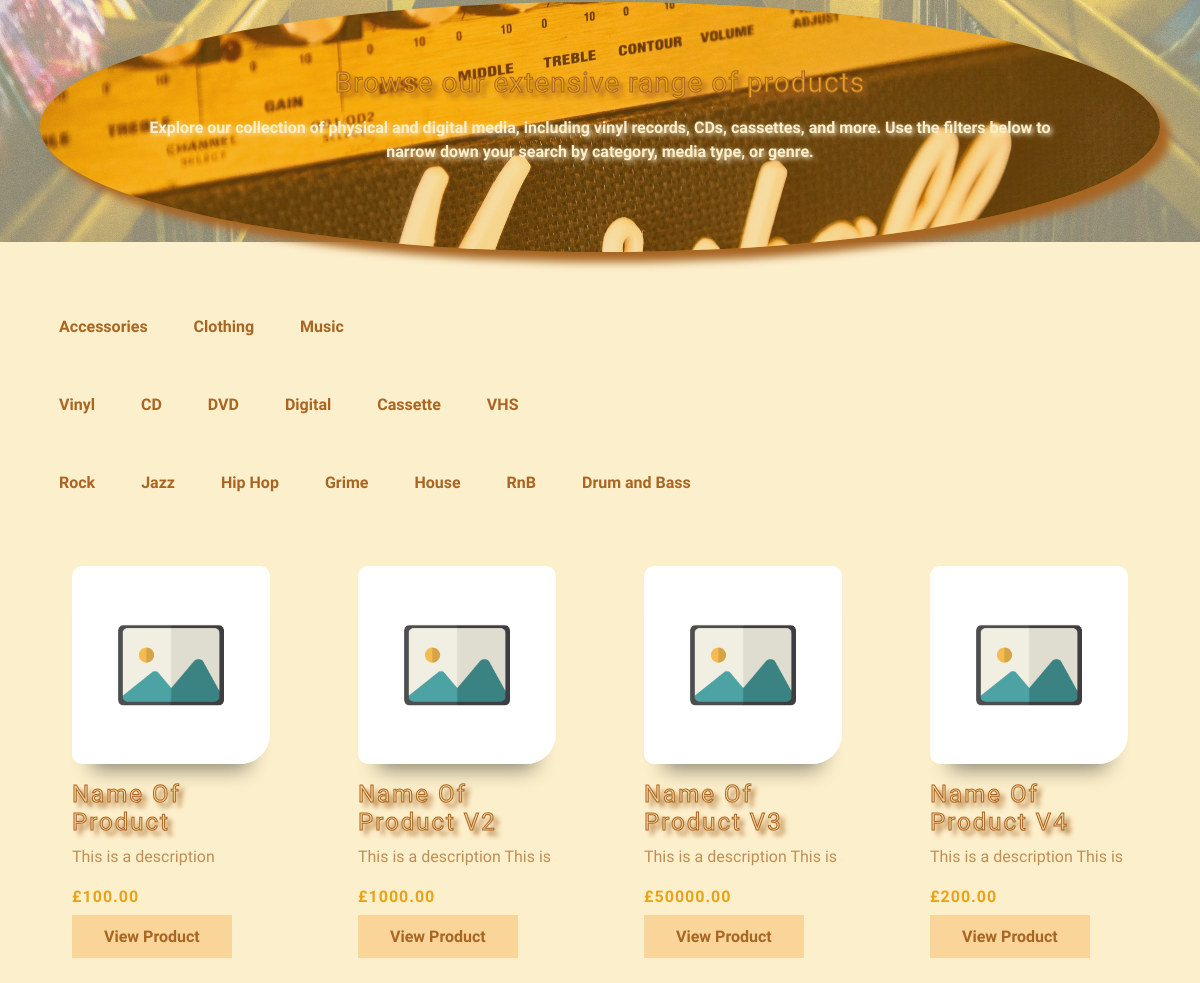
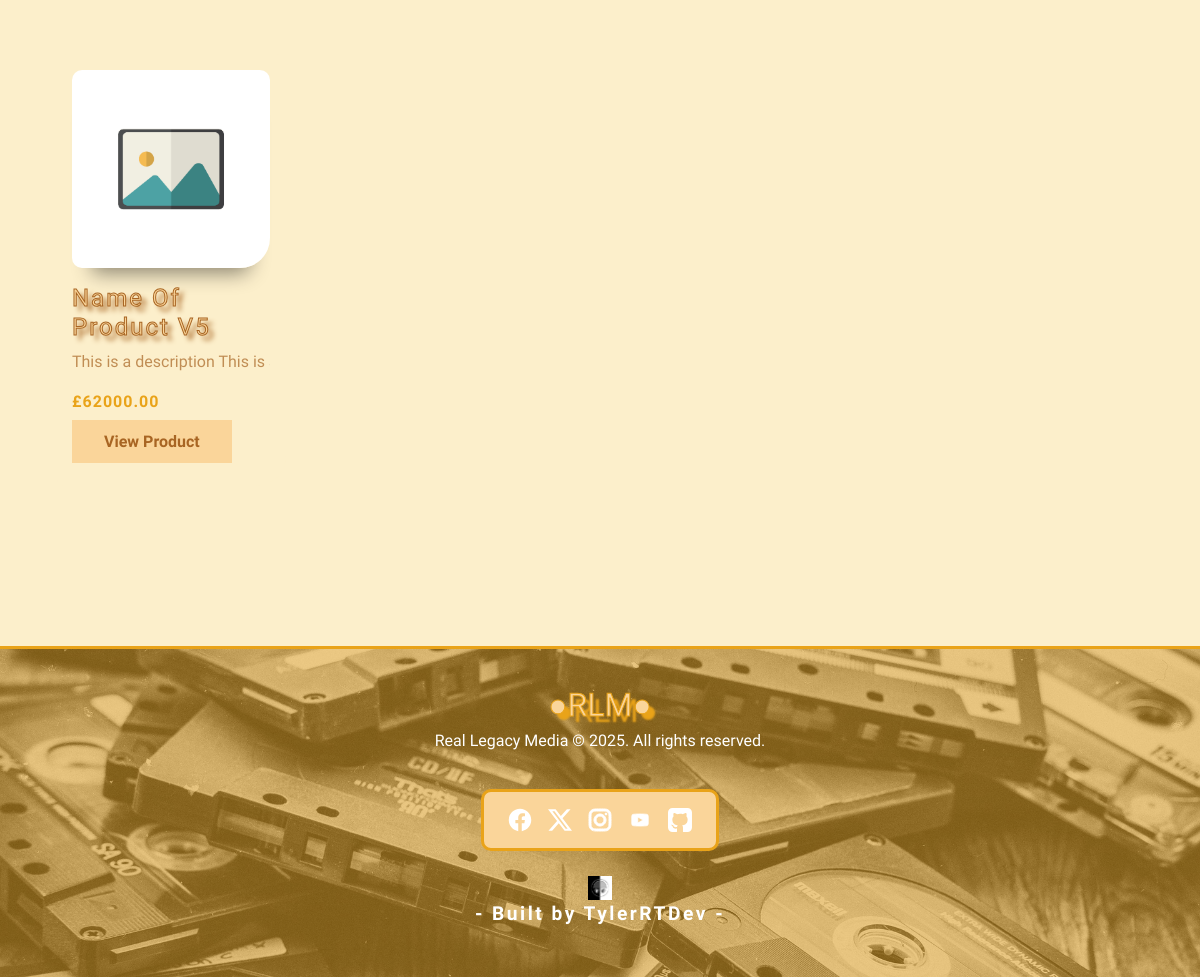
Before: /products/ (lower part) with the older database file (2 pictures, top to bottom).
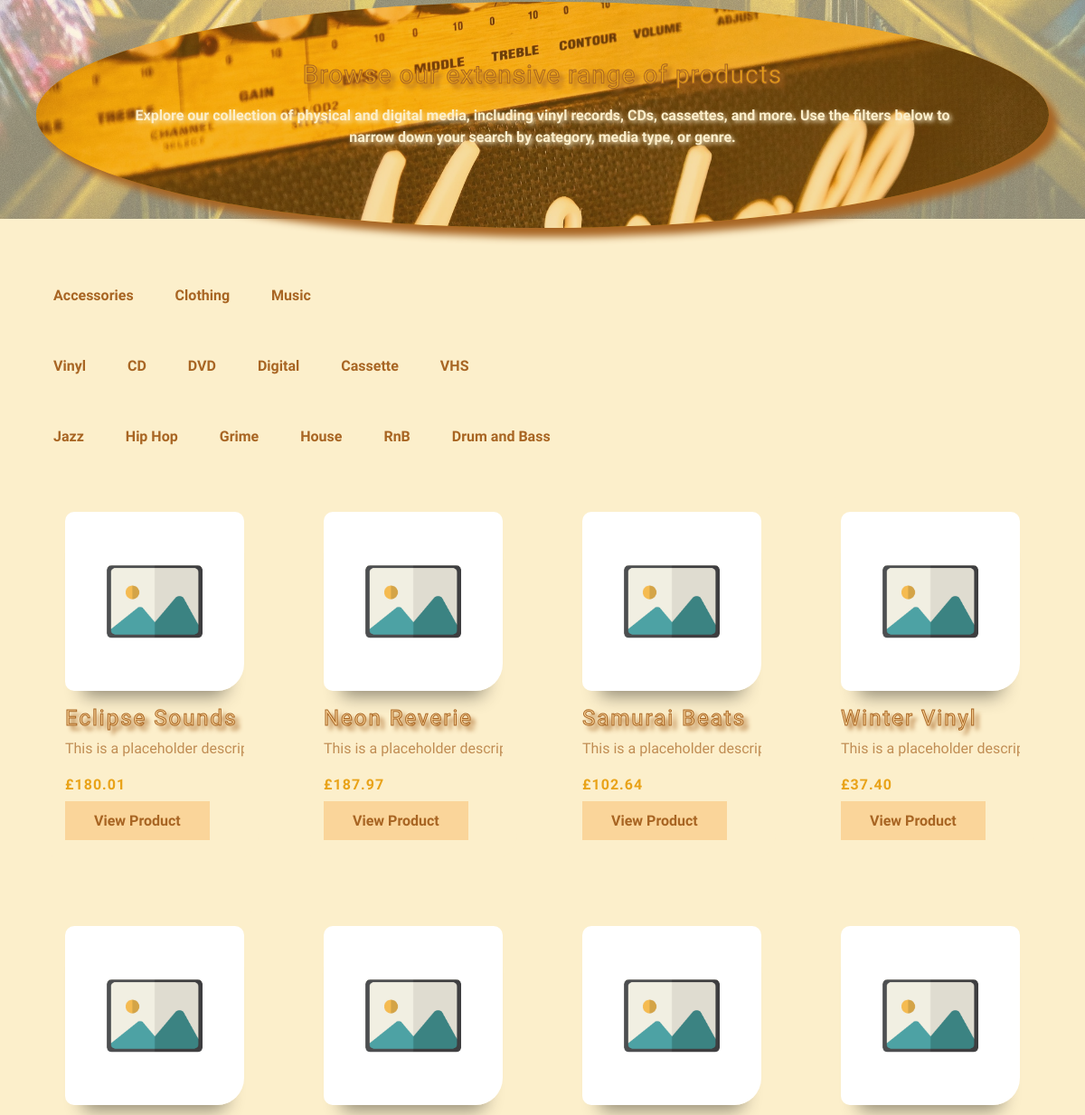
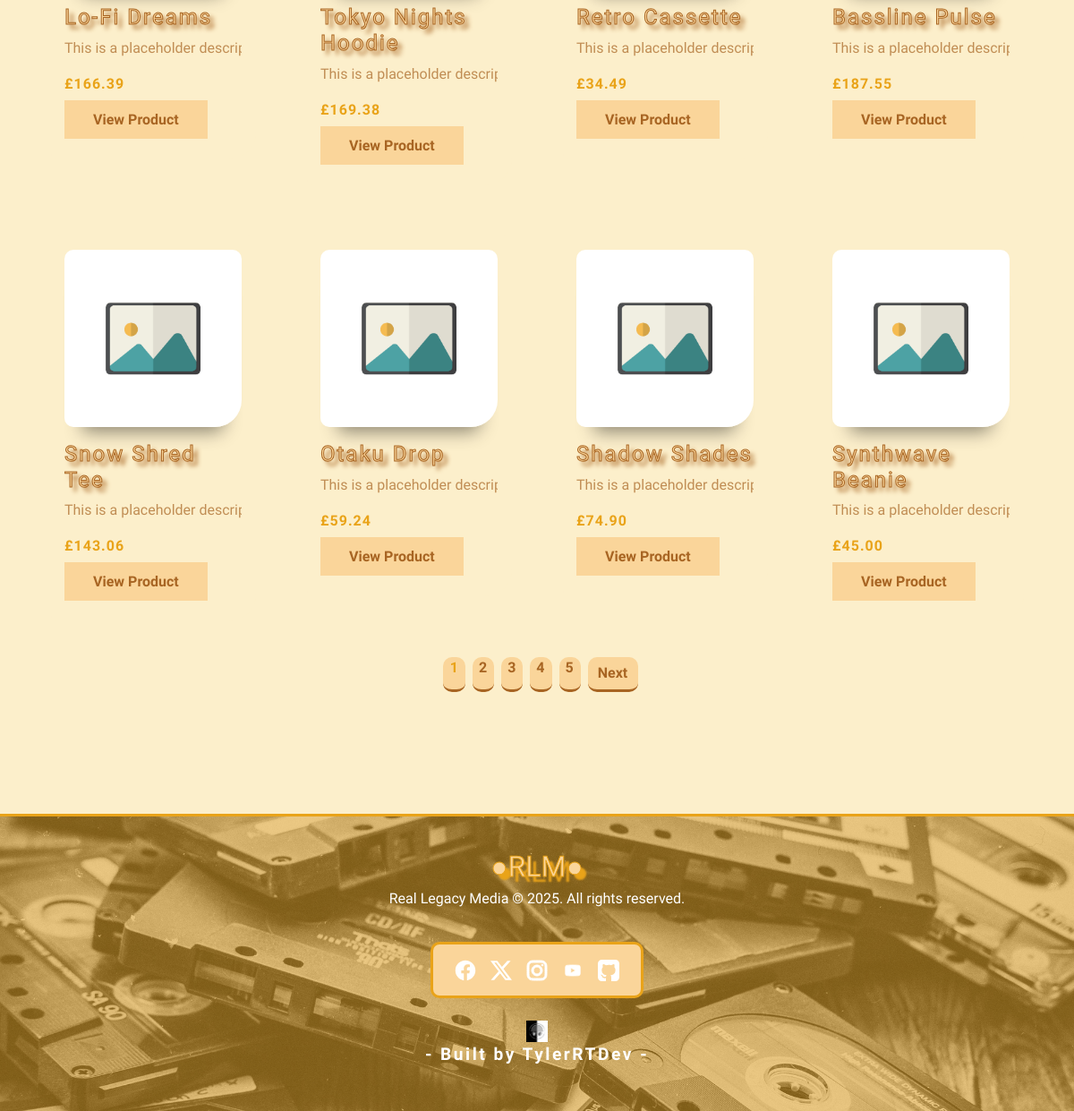
After: the same page with the newer database file (2 pictures, top to bottom).
### products/models.py (models this page shows, shortened)
class Category(models.Model):
    name = models.CharField(max_length=100)
    slug = models.SlugField(unique=True)

class MediaType(models.Model):
    name = models.CharField(max_length=100)
    slug = models.SlugField(unique=True, null=True, blank=True)

class Genre(models.Model):
    name = models.CharField(max_length=100)
    slug = models.SlugField(unique=True, null=True, blank=True)

class Product(models.Model):
    SIZE_CHOICES = [
        ('S', 'Small'),
        ('M', 'Medium'),
        ('L', 'Large'),
        ('XL', 'Extra Large'),
        ('XXL', 'Double Extra Large'),
    ]
    name = models.CharField(max_length=200)
    slug = models.SlugField(unique=True)
    category = models.ForeignKey(Category, on_delete=models.CASCADE, null=True)
    description = models.TextField()
    genre = models.ForeignKey(Genre, on_delete=models.SET_NULL, null=True, blank=True)
    media_type = models.ForeignKey(MediaType, on_delete=models.SET_NULL, null=True, blank=True)
    price = models.DecimalField(max_digits=10, decimal_places=2)
    stock = models.PositiveIntegerField()
    size = models.CharField(max_length=3, choices=SIZE_CHOICES, blank=True, null=True)
    is_featured = models.BooleanField(default=False)
    is_limited_edition = models.BooleanField(default=False)
    created_at = models.DateTimeField(auto_now_add=True)
    def get_absolute_url(self):
        return reverse('products:detail', kwargs={'slug': self.slug})

### products/views.py (the view)
# urls.py: path('', views.product_list, name='list'),
def product_list(request):
    genre_slug = request.GET.get('genre')
    media_type_id = request.GET.get('mediaId')
    category_slug = request.GET.get('category')
    media_slug = request.GET.get('media')
    query = request.GET.get('q')
    if query:
        products = products.filter(name__icontains=query)
    products = Product.objects.all()
    if genre_slug:
        products = products.filter(genre__slug=genre_slug)
    if media_type_id:
        products = products.filter(media_type__id=media_type_id)
    if category_slug:
        products = products.filter(category__slug=category_slug)
    if media_slug:
        products = products.filter(media_type__slug=media_slug)
    paginator = Paginator(products, 12)
    page_number = request.GET.get('page')
    page_obj = paginator.get_page(page_number)
    genres = Genre.objects.all()
    media_types = MediaType.objects.all()
    categories = Category.objects.all()
    return render(request, 'products/list.html', {
        'page_obj': page_obj,
        'products': products,
        'genres': genres,
        'media_types': media_types,
        'categories': categories,
        'current_genre': genre_slug,
        'current_media': media_type_id,
        'current_media_slug': media_slug,
        'current_category': category_slug,
    })

### templates/products/list.html (shortened to what this page needs)
{% extends 'base.html' %}
{% block content %}
<section class="py-5">
    <div class="catalogue-container container">
        <div class="catalogue-header-container mb-5">
            <div class="catalogue-subtitle">
                    <h3 class="text-center">Browse our extensive range of products</h3>
            </div>
            <div class="catalogue-description p-2">
                <p class="text-center">Explore our collection of physical and digital media, including vinyl records, CDs, cassettes, and more. Use the filters below to narrow down your search by category, media type, or genre.</p>
            </div>
        </div>
        <div class="mb-4">
            <div class="d-flex flex-wrap gap-2">
                {% for cat in categories %}
                <a href="?{% if current_genre %}genre={{ current_genre }}&{% endif %}{% if current_media_slug %}media={{ current_media_slug }}&{% endif %}category={{ cat.slug }}
                "class="category-filter-btn {% if current_category == cat.slug %}category-filter-btn-on{% else %}category-filter-btn{% endif %}">
                {{ cat.name }}
                </a>
                {% endfor %}
            </div>
        </div>
        <div class="mb-4">
            <div class="d-flex flex-wrap gap-2">
                {% for type in media_types %}
                <a href="?{% if current_genre %}genre={{ current_genre }}&{% endif %}{% if current_category %}category={{ current_category }}&{% endif %}media={{ type.slug }}"
                class="category-filter-btn {% if current_media_slug == type.slug %}category-filter-btn-on{% else %}category-filter-btn{% endif %}">
                {{ type.name }}
                </a>
                {% endfor %}
            </div>
        </div>
        <div class="mb-4">
            <div class="d-flex flex-wrap gap-2">
                {% for genre in genres %}
                <a href="?{% if current_category %}category={{ current_category }}&{% endif %}{% if current_media_slug %}media={{ current_media_slug }}&{% endif %}genre={{ genre.slug }}"
                class="category-filter-btn {% if current_genre == genre.slug %}category-filter-btn-on{% else %}category-filter-btn{% endif %}">
                {{ genre.name }}
                </a>
                {% endfor %}
            </div>
        </div>
        <div class="row g-4">
            {% if products %}
            {% for product in page_obj %}
            <div class="product-card-container col-md-6 col-lg-3">
                <div class="product-card">
                    <img src="{{ product.images.first.image.url|default:'/static/images/stock-image.jpg' }}"
                        class="card-img-top" alt="{{ product.name }}">
                    <div class="product-card-body">
                        <div class="product-card-title">
                            <h4>{{ product.name }}</h4>
                        </div>
                        <div class="product-card-description">
                            <p> {{ product.description }}</p>
                        </div>
                        <p class="product-card-text fw-bold">£{{ product.price }}</p>
                        <a href="{{ product.get_absolute_url|default:'#' }}" class="btn-retro">View Product</a>
                    </div>
                </div>
            </div>
            {% endfor %}
            {% else %}
                <div class="empty-product-filter-container col-12 text-center ">
                    <img src="/static/images/icons/empty-cart.png" alt="No Match Filter">
                    <h5 class="empty-product-filter text-center fw-bold">No products match your filters.</h5>
                </div>
            {% endif %}
        </div>
    </div>
    <div class="pagination justify-content-center mt-4">
    {% if page_obj.has_other_pages %}
        <ul class="pagination pagination-retro">
        {% for num in page_obj.paginator.page_range %}
            <li class="page-item {% if num == page_obj.number %}active{% endif %}">
            <a class="page-link page-num" href="?page={{ num }}&{{ request.GET.urlencode|safe|cut:'page='|cut:'&page=' }}">{{ num }}</a>
            </li>
        {% endfor %}
        {% if page_obj.has_next %}
            <li class="page-item">
            <a class="page-link" href="?page={{ page_obj.next_page_number }}&{{ request.GET.urlencode|safe|cut:'page='|cut:'&page=' }}">Next</a>
            </li>
        {% endif %}
        </ul>
    {% endif %}
    </div>
</section>
{% endblock %}

### templates/base.html (shortened to what this page needs)
{% load static %}
<!DOCTYPE html>
<html lang="en">
<head>
    <link href="https://cdn.jsdelivr.net/npm/bootstrap@5.3.0/dist/css/bootstrap.min.css" rel="stylesheet">
    <link rel="stylesheet" href="{% static 'css/style.css' %}">
</head>
    <body>
        <main class="container py-4">
            {% block content %}{% endblock %}
        </main>
        <footer class="footer-container">
            <div class="footer-content">
                <div class="footer-logo">
                    <a class="navbar-brand mx-auto" href="{% url 'core:home' %}">●RLM●</a>
                    <p>Real Legacy Media © 2025. All rights reserved.</p>
                </div>
                <div class="footer-links mt-1 mb-2">
                    <div class="social-icons">
                        <a href="https://www.facebook.com/profile.php?id=61570549830925" target="_blank" rel="noopener"><img src="/static/images/icons/facebook.svg" alt="Facebook"></a>
                        <a href="https://x.com/TylerRTDev" target="_blank" rel="noopener"><img src="/static/images/icons/x-social.svg" alt="Twitter"></a>
                        <a href="https://www.instagram.com/tylerrtdev/" target="_blank" rel="noopener"><img src="/static/images/icons/instagram.svg" alt="Instagram"></a>
                        <a href="https://www.youtube.com" target="_blank" rel="noopener"><img src="/static/images/icons/youtube.svg" alt="YouTube"></a>
                        <a href="https://github.com/TylerRTDev" target="_blank" rel="noopener"><img src="/static/images/icons/github-svgrepo-com.svg" alt="Git-Hub"></a>
                    </div>
                </div>
                <div class="footer-text">
                    <a href="https://rtdev-profiles.netlify.app/"><img src="/static/images/logo-avatar.png"></a>
                    <p>- Built by TylerRTDev -</p>
                </div>
            </div>
        </footer>
    </body>
</html>

Changed rows visible on the page:
removed Genre: name "Rock"
removed Product: name "Name Of Product", description "This is a description", price "100.00"
removed Product: name "Name Of Product V2", description "This is a description This i…", price "1000.00"
removed Product: name "Name Of Product V3", description "This is a description This i…", price "50000.00"
removed Product: name "Name Of Product V4", description "This is a description This i…", price "200.00"
removed Product: name "Name Of Product V5", description "This is a description This i…", price "62000.00"
added Product: name "Eclipse Sounds", description "This is a placeholder desc…", price "180.01"
added Product: name "Neon Reverie", description "This is a placeholder desc…", price "187.97"
added Product: name "Samurai Beats", description "This is a placeholder desc…", price "102.64"
added Product: name "Winter Vinyl", description "This is a placeholder desc…", price "37.40"
added Product: name "Lo-Fi Dreams", description "This is a placeholder desc…", price "166.39"
added Product: name "Tokyo Nights Hoodie", description "This is a placeholder desc…", price "169.38"
added Product: name "Retro Cassette", description "This is a placeholder desc…", price "34.49"
added Product: name "Bassline Pulse", description "This is a placeholder desc…", price "187.55"
added Product: name "Snow Shred Tee", description "This is a placeholder desc…", price "143.06"
added Product: name "Otaku Drop", description "This is a placeholder desc…", price "59.24"
added Product: name "Shadow Shades", description "This is a placeholder desc…", price "74.90"
added Product: name "Synthwave Beanie", description "This is a placeholder desc…", price "45.00"
Other visible differences:
new list line: "1"
new list line: "2"
new list line: "3"
new list line: "4"
new list line: "5"
text now shown: "Next"
